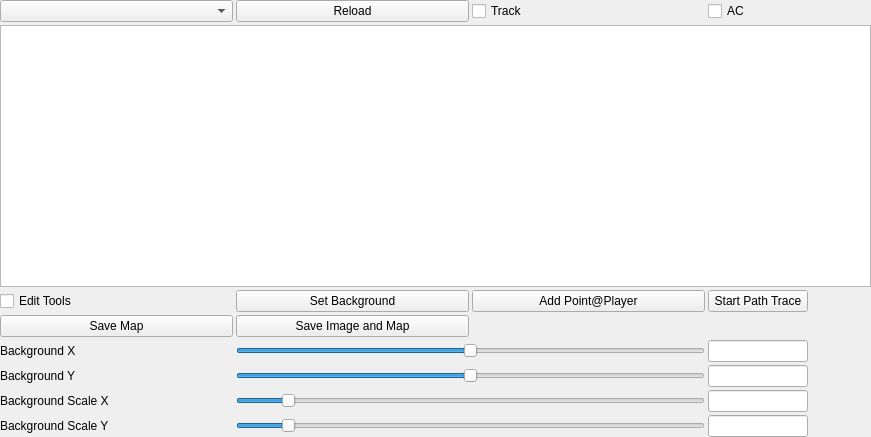
<?xml version="1.0" encoding="UTF-8"?>
<ui version="4.0">
 <class>hudMap</class>
 <widget class="QWidget" name="hudMap">
  <property name="geometry">
   <rect>
    <x>0</x>
    <y>0</y>
    <width>871</width>
    <height>437</height>
   </rect>
  </property>
  <property name="windowTitle">
   <string>Form</string>
  </property>
  <layout class="QGridLayout" name="gridLayout">
   <property name="leftMargin">
    <number>0</number>
   </property>
   <property name="topMargin">
    <number>0</number>
   </property>
   <property name="rightMargin">
    <number>0</number>
   </property>
   <property name="bottomMargin">
    <number>0</number>
   </property>
   <property name="spacing">
    <number>0</number>
   </property>
   <item row="0" column="0">
    <layout class="QGridLayout" name="gridLayout_3">
     <property name="spacing">
      <number>3</number>
     </property>
     <item row="2" column="0" colspan="5">
      <widget class="QGraphicsView" name="grphMap">
       <property name="verticalScrollBarPolicy">
        <enum>Qt::ScrollBarAlwaysOff</enum>
       </property>
       <property name="horizontalScrollBarPolicy">
        <enum>Qt::ScrollBarAlwaysOff</enum>
       </property>
       <property name="dragMode">
        <enum>QGraphicsView::ScrollHandDrag</enum>
       </property>
      </widget>
     </item>
     <item row="5" column="0">
      <widget class="QCheckBox" name="chkAdvancedMapOptions">
       <property name="text">
        <string>Edit Tools</string>
       </property>
      </widget>
     </item>
     <item row="10" column="0">
      <widget class="QLabel" name="lblBackgroundScaleX">
       <property name="text">
        <string>Background Scale X</string>
       </property>
      </widget>
     </item>
     <item row="0" column="0">
      <widget class="QComboBox" name="cmbMapList"/>
     </item>
     <item row="11" column="0">
      <widget class="QLabel" name="lblBackgroundScaleY">
       <property name="text">
        <string>Background Scale Y</string>
       </property>
      </widget>
     </item>
     <item row="5" column="1">
      <widget class="QPushButton" name="btnMapSetBackground">
       <property name="text">
        <string>Set Background</string>
       </property>
      </widget>
     </item>
     <item row="6" column="1">
      <widget class="QPushButton" name="btnMapSaveImage">
       <property name="text">
        <string>Save Image and Map</string>
       </property>
      </widget>
     </item>
     <item row="8" column="0">
      <widget class="QLabel" name="lblBackgroundY">
       <property name="text">
        <string>Background Y</string>
       </property>
      </widget>
     </item>
     <item row="7" column="0">
      <widget class="QLabel" name="lblBackgroundX">
       <property name="text">
        <string>Background X</string>
       </property>
      </widget>
     </item>
     <item row="0" column="3">
      <widget class="QCheckBox" name="chkMoveWindow">
       <property name="toolTip">
        <string>AutoCenter</string>
       </property>
       <property name="text">
        <string>AC</string>
       </property>
      </widget>
     </item>
     <item row="0" column="1">
      <widget class="QPushButton" name="btnReload">
       <property name="minimumSize">
        <size>
         <width>45</width>
         <height>20</height>
        </size>
       </property>
       <property name="text">
        <string>Reload</string>
       </property>
      </widget>
     </item>
     <item row="6" column="0">
      <widget class="QPushButton" name="btnMapSave">
       <property name="text">
        <string>Save Map</string>
       </property>
      </widget>
     </item>
     <item row="0" column="2">
      <widget class="QCheckBox" name="chkTrackPlayer">
       <property name="toolTip">
        <string>Track the player while moving and change maps automatically</string>
       </property>
       <property name="text">
        <string>Track</string>
       </property>
       <property name="checked">
        <bool>false</bool>
       </property>
      </widget>
     </item>
     <item row="0" column="4">
      <widget class="QLabel" name="lblBUTTONSPACING">
       <property name="sizePolicy">
        <sizepolicy hsizetype="Fixed" vsizetype="Fixed">
         <horstretch>0</horstretch>
         <verstretch>0</verstretch>
        </sizepolicy>
       </property>
       <property name="minimumSize">
        <size>
         <width>60</width>
         <height>20</height>
        </size>
       </property>
       <property name="text">
        <string/>
       </property>
      </widget>
     </item>
     <item row="7" column="1" colspan="2">
      <widget class="QSlider" name="sldBackgroundX">
       <property name="minimum">
        <number>-800</number>
       </property>
       <property name="maximum">
        <number>800</number>
       </property>
       <property name="orientation">
        <enum>Qt::Horizontal</enum>
       </property>
      </widget>
     </item>
     <item row="8" column="1" colspan="2">
      <widget class="QSlider" name="sldBackgroundY">
       <property name="minimum">
        <number>-800</number>
       </property>
       <property name="maximum">
        <number>800</number>
       </property>
       <property name="orientation">
        <enum>Qt::Horizontal</enum>
       </property>
      </widget>
     </item>
     <item row="10" column="1" colspan="2">
      <widget class="QSlider" name="sldBackgroundScaleX">
       <property name="minimum">
        <number>1</number>
       </property>
       <property name="maximum">
        <number>1000</number>
       </property>
       <property name="sliderPosition">
        <number>100</number>
       </property>
       <property name="orientation">
        <enum>Qt::Horizontal</enum>
       </property>
      </widget>
     </item>
     <item row="11" column="1" colspan="2">
      <widget class="QSlider" name="sldBackgroundScaleY">
       <property name="minimum">
        <number>1</number>
       </property>
       <property name="maximum">
        <number>1000</number>
       </property>
       <property name="value">
        <number>100</number>
       </property>
       <property name="orientation">
        <enum>Qt::Horizontal</enum>
       </property>
      </widget>
     </item>
     <item row="10" column="3">
      <widget class="QLineEdit" name="txtBackScaleX">
       <property name="maximumSize">
        <size>
         <width>100</width>
         <height>16777215</height>
        </size>
       </property>
      </widget>
     </item>
     <item row="8" column="3">
      <widget class="QLineEdit" name="txtBackY">
       <property name="maximumSize">
        <size>
         <width>100</width>
         <height>16777215</height>
        </size>
       </property>
      </widget>
     </item>
     <item row="11" column="3">
      <widget class="QLineEdit" name="txtBackScaleY">
       <property name="maximumSize">
        <size>
         <width>100</width>
         <height>16777215</height>
        </size>
       </property>
      </widget>
     </item>
     <item row="7" column="3">
      <widget class="QLineEdit" name="txtBackX">
       <property name="maximumSize">
        <size>
         <width>100</width>
         <height>16777215</height>
        </size>
       </property>
      </widget>
     </item>
     <item row="5" column="2">
      <widget class="QPushButton" name="btnMapAddPoint">
       <property name="text">
        <string>Add Point@Player</string>
       </property>
      </widget>
     </item>
     <item row="5" column="3">
      <widget class="QPushButton" name="btnMapTracePath">
       <property name="text">
        <string>Start Path Trace</string>
       </property>
      </widget>
     </item>
    </layout>
   </item>
  </layout>
 </widget>
 <resources/>
 <connections/>
</ui>
